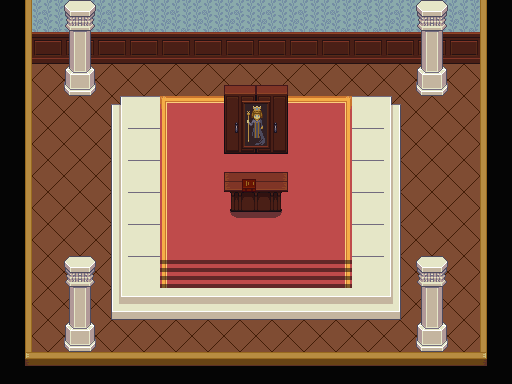

A 2D game scene composited from a Tiled map and its tileset images. What follows is a short description and the map's XML, with every tile layer's data as written:
An orthogonal 16x12 tile map with 32x32 px tiles, 4 tile layers (Tile Layer 2, Tile Layer 1, Tile Layer 3, Tile Layer 4).

<map version="1.0" tiledversion="2017.11.22" orientation="orthogonal" renderorder="right-down" width="16" height="12" tilewidth="32" tileheight="32" infinite="0" nextobjectid="1">
 <tileset firstgid="1" source="Interior1.tsx" />
 <layer name="Tile Layer 2" width="16" height="12">
  <data encoding="csv">
969,843,843,843,843,843,843,843,843,843,843,843,843,843,843,967,
969,875,875,875,875,875,875,875,875,875,875,875,875,875,875,967,
969,962,962,962,962,962,962,962,962,962,962,962,962,962,962,967,
969,962,962,962,962,962,962,962,962,962,962,962,962,962,962,967,
969,962,962,962,962,962,962,962,962,962,962,962,962,962,962,967,
969,962,962,962,962,962,962,962,962,962,962,962,962,962,962,967,
969,962,962,962,962,962,962,962,962,962,962,962,962,962,962,967,
969,962,962,962,962,962,962,962,962,962,962,962,962,962,962,967,
969,962,962,962,962,962,962,962,962,962,962,962,962,962,962,967,
969,962,962,962,962,962,962,962,962,962,962,962,962,962,962,967,
969,962,962,962,962,962,962,962,962,962,962,962,962,962,962,967,
966,936,936,936,936,936,936,936,936,936,936,936,936,936,936,965
</data>
 </layer>
 <layer name="Tile Layer 1" width="16" height="12">
  <data encoding="csv">
0,0,0,0,0,0,0,0,0,0,0,0,0,0,0,0,
0,0,0,0,0,0,0,0,0,0,0,0,0,0,0,0,
0,0,0,0,0,0,0,0,0,0,0,0,0,0,0,0,
0,0,0,2147484603,939,940,940,940,940,940,940,941,955,0,0,0,
0,0,0,2147484635,971,972,972,972,972,972,972,973,987,0,0,0,
0,0,0,2147484635,971,972,972,972,972,972,972,973,987,0,0,0,
0,0,0,2147484635,971,972,972,972,972,972,972,973,987,0,0,0,
0,0,0,2147484635,971,972,972,972,972,972,972,973,987,0,0,0,
0,0,0,2147484635,906,907,907,907,907,907,907,908,987,0,0,0,
0,0,0,2147484667,1018,1018,1018,1018,1018,1018,1018,1018,1019,0,0,0,
0,0,0,0,0,0,0,0,0,0,0,0,0,0,0,0,
0,0,0,0,0,0,0,0,0,0,0,0,0,0,0,0
</data>
 </layer>
 <layer name="Tile Layer 3" width="16" height="12">
  <data encoding="csv">
0,0,752,0,0,0,0,0,0,0,0,0,0,752,0,0,
0,0,784,0,0,0,0,0,0,0,0,0,0,784,0,0,
0,0,816,0,0,0,0,460,460,0,0,0,0,816,0,0,
0,0,0,0,954,939,0,492,492,0,941,954,0,0,0,0,
0,0,0,0,954,971,0,524,524,0,973,954,0,0,0,0,
0,0,0,0,954,971,0,760,761,0,973,954,0,0,0,0,
0,0,0,0,954,971,0,792,793,0,973,954,0,0,0,0,
0,0,0,0,954,971,0,0,0,0,973,954,0,0,0,0,
0,0,752,0,954,906,0,0,0,0,908,954,0,752,0,0,
0,0,784,0,0,0,0,0,0,0,0,0,0,784,0,0,
0,0,816,0,0,0,0,0,0,0,0,0,0,816,0,0,
0,0,0,0,0,0,0,0,0,0,0,0,0,0,0,0
</data>
 </layer>
 <layer name="Tile Layer 4" width="16" height="12">
  <data encoding="csv">
0,0,0,0,0,0,0,0,0,0,0,0,0,0,0,0,
0,0,0,0,0,0,0,0,0,0,0,0,0,0,0,0,
0,0,0,0,0,0,0,0,0,0,0,0,0,0,0,0,
0,0,0,0,0,0,0,543,544,0,0,0,0,0,0,0,
0,0,0,0,0,0,0,575,576,0,0,0,0,0,0,0,
0,0,0,0,0,0,0,19,0,0,0,0,0,0,0,0,
0,0,0,0,0,0,0,0,0,0,0,0,0,0,0,0,
0,0,0,0,0,0,0,0,0,0,0,0,0,0,0,0,
0,0,0,0,0,0,0,0,0,0,0,0,0,0,0,0,
0,0,0,0,0,0,0,0,0,0,0,0,0,0,0,0,
0,0,0,0,0,0,0,0,0,0,0,0,0,0,0,0,
0,0,0,0,0,0,0,0,0,0,0,0,0,0,0,0
</data>
 </layer>
</map>
